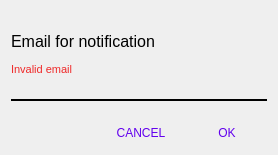
<?xml version="1.0" encoding="UTF-8"?>
<ui version="4.0">
 <class>Dialog</class>
 <widget class="QDialog" name="Dialog">
  <property name="geometry">
   <rect>
    <x>0</x>
    <y>0</y>
    <width>278</width>
    <height>155</height>
   </rect>
  </property>
  <property name="windowTitle">
   <string>Dialog</string>
  </property>
  <layout class="QVBoxLayout" name="verticalLayout_2" stretch="3,1">
   <item>
    <layout class="QVBoxLayout" name="email_body_layout" stretch="1,2,1,4,1">
     <item>
      <spacer name="verticalSpacer_2">
       <property name="orientation">
        <enum>Qt::Vertical</enum>
       </property>
       <property name="sizeHint" stdset="0">
        <size>
         <width>20</width>
         <height>40</height>
        </size>
       </property>
      </spacer>
     </item>
     <item>
      <widget class="QLabel" name="email_label">
       <property name="font">
        <font>
         <pointsize>12</pointsize>
        </font>
       </property>
       <property name="text">
        <string>Email for notification</string>
       </property>
      </widget>
     </item>
     <item>
      <widget class="QLabel" name="invalid_email_label">
       <property name="enabled">
        <bool>true</bool>
       </property>
       <property name="palette">
        <palette>
         <active>
          <colorrole role="WindowText">
           <brush brushstyle="SolidPattern">
            <color alpha="255">
             <red>239</red>
             <green>41</green>
             <blue>41</blue>
            </color>
           </brush>
          </colorrole>
         </active>
         <inactive>
          <colorrole role="WindowText">
           <brush brushstyle="SolidPattern">
            <color alpha="255">
             <red>239</red>
             <green>41</green>
             <blue>41</blue>
            </color>
           </brush>
          </colorrole>
         </inactive>
         <disabled>
          <colorrole role="WindowText">
           <brush brushstyle="SolidPattern">
            <color alpha="255">
             <red>190</red>
             <green>190</green>
             <blue>190</blue>
            </color>
           </brush>
          </colorrole>
         </disabled>
        </palette>
       </property>
       <property name="font">
        <font>
         <pointsize>8</pointsize>
        </font>
       </property>
       <property name="text">
        <string>Invalid email</string>
       </property>
      </widget>
     </item>
     <item>
      <layout class="QVBoxLayout" name="email_edit_layout">
       <item>
        <widget class="QLineEdit" name="email_line_edit">
         <property name="styleSheet">
          <string notr="true">QLineEdit {
	background: transparent;
	border-bottom: 2px solid black;
}</string>
         </property>
         <property name="frame">
          <bool>false</bool>
         </property>
         <property name="clearButtonEnabled">
          <bool>false</bool>
         </property>
        </widget>
       </item>
      </layout>
     </item>
     <item>
      <spacer name="verticalSpacer">
       <property name="orientation">
        <enum>Qt::Vertical</enum>
       </property>
       <property name="sizeHint" stdset="0">
        <size>
         <width>20</width>
         <height>40</height>
        </size>
       </property>
      </spacer>
     </item>
    </layout>
   </item>
   <item>
    <layout class="QHBoxLayout" name="dialog_button_layout" stretch="5,1,1">
     <item>
      <spacer name="dialog_left_spacer">
       <property name="orientation">
        <enum>Qt::Horizontal</enum>
       </property>
       <property name="sizeHint" stdset="0">
        <size>
         <width>40</width>
         <height>20</height>
        </size>
       </property>
      </spacer>
     </item>
     <item>
      <widget class="QPushButton" name="cancel_button">
       <property name="palette">
        <palette>
         <active>
          <colorrole role="WindowText">
           <brush brushstyle="SolidPattern">
            <color alpha="255">
             <red>98</red>
             <green>0</green>
             <blue>238</blue>
            </color>
           </brush>
          </colorrole>
          <colorrole role="Text">
           <brush brushstyle="SolidPattern">
            <color alpha="255">
             <red>98</red>
             <green>0</green>
             <blue>238</blue>
            </color>
           </brush>
          </colorrole>
          <colorrole role="ButtonText">
           <brush brushstyle="SolidPattern">
            <color alpha="255">
             <red>98</red>
             <green>0</green>
             <blue>238</blue>
            </color>
           </brush>
          </colorrole>
         </active>
         <inactive>
          <colorrole role="WindowText">
           <brush brushstyle="SolidPattern">
            <color alpha="255">
             <red>98</red>
             <green>0</green>
             <blue>238</blue>
            </color>
           </brush>
          </colorrole>
          <colorrole role="Text">
           <brush brushstyle="SolidPattern">
            <color alpha="255">
             <red>98</red>
             <green>0</green>
             <blue>238</blue>
            </color>
           </brush>
          </colorrole>
          <colorrole role="ButtonText">
           <brush brushstyle="SolidPattern">
            <color alpha="255">
             <red>98</red>
             <green>0</green>
             <blue>238</blue>
            </color>
           </brush>
          </colorrole>
         </inactive>
         <disabled>
          <colorrole role="WindowText">
           <brush brushstyle="SolidPattern">
            <color alpha="255">
             <red>98</red>
             <green>0</green>
             <blue>238</blue>
            </color>
           </brush>
          </colorrole>
          <colorrole role="Text">
           <brush brushstyle="SolidPattern">
            <color alpha="255">
             <red>98</red>
             <green>0</green>
             <blue>238</blue>
            </color>
           </brush>
          </colorrole>
          <colorrole role="ButtonText">
           <brush brushstyle="SolidPattern">
            <color alpha="255">
             <red>98</red>
             <green>0</green>
             <blue>238</blue>
            </color>
           </brush>
          </colorrole>
         </disabled>
        </palette>
       </property>
       <property name="styleSheet">
        <string notr="true">QPushButton {
	color: #6200EE
}</string>
       </property>
       <property name="text">
        <string>CANCEL</string>
       </property>
       <property name="autoDefault">
        <bool>false</bool>
       </property>
       <property name="flat">
        <bool>true</bool>
       </property>
      </widget>
     </item>
     <item>
      <widget class="QPushButton" name="confirm_button">
       <property name="palette">
        <palette>
         <active>
          <colorrole role="WindowText">
           <brush brushstyle="SolidPattern">
            <color alpha="255">
             <red>98</red>
             <green>0</green>
             <blue>238</blue>
            </color>
           </brush>
          </colorrole>
          <colorrole role="Text">
           <brush brushstyle="SolidPattern">
            <color alpha="255">
             <red>98</red>
             <green>0</green>
             <blue>238</blue>
            </color>
           </brush>
          </colorrole>
          <colorrole role="ButtonText">
           <brush brushstyle="SolidPattern">
            <color alpha="255">
             <red>98</red>
             <green>0</green>
             <blue>238</blue>
            </color>
           </brush>
          </colorrole>
         </active>
         <inactive>
          <colorrole role="WindowText">
           <brush brushstyle="SolidPattern">
            <color alpha="255">
             <red>98</red>
             <green>0</green>
             <blue>238</blue>
            </color>
           </brush>
          </colorrole>
          <colorrole role="Text">
           <brush brushstyle="SolidPattern">
            <color alpha="255">
             <red>98</red>
             <green>0</green>
             <blue>238</blue>
            </color>
           </brush>
          </colorrole>
          <colorrole role="ButtonText">
           <brush brushstyle="SolidPattern">
            <color alpha="255">
             <red>98</red>
             <green>0</green>
             <blue>238</blue>
            </color>
           </brush>
          </colorrole>
         </inactive>
         <disabled>
          <colorrole role="WindowText">
           <brush brushstyle="SolidPattern">
            <color alpha="255">
             <red>98</red>
             <green>0</green>
             <blue>238</blue>
            </color>
           </brush>
          </colorrole>
          <colorrole role="Text">
           <brush brushstyle="SolidPattern">
            <color alpha="255">
             <red>98</red>
             <green>0</green>
             <blue>238</blue>
            </color>
           </brush>
          </colorrole>
          <colorrole role="ButtonText">
           <brush brushstyle="SolidPattern">
            <color alpha="255">
             <red>98</red>
             <green>0</green>
             <blue>238</blue>
            </color>
           </brush>
          </colorrole>
         </disabled>
        </palette>
       </property>
       <property name="styleSheet">
        <string notr="true">QPushButton {
	color: #6200EE
}
</string>
       </property>
       <property name="text">
        <string>OK</string>
       </property>
       <property name="flat">
        <bool>true</bool>
       </property>
      </widget>
     </item>
    </layout>
   </item>
  </layout>
 </widget>
 <resources/>
 <connections/>
</ui>
